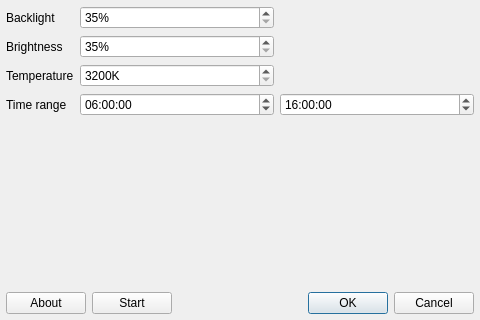
<?xml version="1.0" encoding="UTF-8"?>
<ui version="4.0">
 <class>Qtilities::MainDialog</class>
 <widget class="QDialog" name="Qtilities::MainDialog">
  <property name="geometry">
   <rect>
    <x>0</x>
    <y>0</y>
    <width>480</width>
    <height>320</height>
   </rect>
  </property>
  <layout class="QVBoxLayout" name="layout">
   <property name="sizeConstraint">
    <enum>QLayout::SetNoConstraint</enum>
   </property>
   <property name="leftMargin">
    <number>6</number>
   </property>
   <property name="topMargin">
    <number>6</number>
   </property>
   <property name="rightMargin">
    <number>6</number>
   </property>
   <property name="bottomMargin">
    <number>6</number>
   </property>
   <item>
    <layout class="QGridLayout" name="layControls">
     <property name="sizeConstraint">
      <enum>QLayout::SetNoConstraint</enum>
     </property>
     <item row="1" column="1">
      <widget class="QSpinBox" name="sbxBright">
       <property name="suffix">
        <string notr="true">%</string>
       </property>
       <property name="minimum">
        <number>35</number>
       </property>
       <property name="maximum">
        <number>100</number>
       </property>
      </widget>
     </item>
     <item row="1" column="0">
      <widget class="QLabel" name="lblBright">
       <property name="text">
        <string>Brightness</string>
       </property>
      </widget>
     </item>
     <item row="5" column="0">
      <widget class="QLabel" name="lblTime">
       <property name="text">
        <string>Time range</string>
       </property>
      </widget>
     </item>
     <item row="2" column="1">
      <widget class="QSpinBox" name="sbxTemp">
       <property name="suffix">
        <string notr="true">K</string>
       </property>
       <property name="minimum">
        <number>3200</number>
       </property>
       <property name="maximum">
        <number>6500</number>
       </property>
      </widget>
     </item>
     <item row="0" column="0">
      <widget class="QLabel" name="lblBacklight">
       <property name="text">
        <string>Backlight</string>
       </property>
      </widget>
     </item>
     <item row="0" column="1">
      <widget class="QSpinBox" name="sbxBacklight">
       <property name="suffix">
        <string notr="true">%</string>
       </property>
       <property name="minimum">
        <number>35</number>
       </property>
       <property name="maximum">
        <number>100</number>
       </property>
      </widget>
     </item>
     <item row="2" column="0">
      <widget class="QLabel" name="lblTemp">
       <property name="text">
        <string>Temperature</string>
       </property>
      </widget>
     </item>
     <item row="5" column="2">
      <widget class="QTimeEdit" name="timeEnd">
       <property name="sizePolicy">
        <sizepolicy hsizetype="Expanding" vsizetype="Fixed">
         <horstretch>0</horstretch>
         <verstretch>0</verstretch>
        </sizepolicy>
       </property>
       <property name="time">
        <time>
         <hour>16</hour>
         <minute>0</minute>
         <second>0</second>
        </time>
       </property>
      </widget>
     </item>
     <item row="5" column="1">
      <widget class="QTimeEdit" name="timeStart">
       <property name="sizePolicy">
        <sizepolicy hsizetype="Expanding" vsizetype="Fixed">
         <horstretch>0</horstretch>
         <verstretch>0</verstretch>
        </sizepolicy>
       </property>
       <property name="time">
        <time>
         <hour>6</hour>
         <minute>0</minute>
         <second>0</second>
        </time>
       </property>
      </widget>
     </item>
    </layout>
   </item>
   <item>
    <layout class="QGridLayout" name="layBtnStartStop">
     <property name="sizeConstraint">
      <enum>QLayout::SetNoConstraint</enum>
     </property>
    </layout>
   </item>
   <item>
    <spacer name="vspColors">
     <property name="orientation">
      <enum>Qt::Vertical</enum>
     </property>
     <property name="sizeHint" stdset="0">
      <size>
       <width>20</width>
       <height>40</height>
      </size>
     </property>
    </spacer>
   </item>
   <item>
    <layout class="QHBoxLayout" name="horizontalLayout">
     <property name="topMargin">
      <number>12</number>
     </property>
     <item>
      <widget class="QPushButton" name="pbnAbout">
       <property name="text">
        <string>About</string>
       </property>
       <property name="icon">
        <iconset theme="help-about"/>
       </property>
       <property name="autoDefault">
        <bool>false</bool>
       </property>
      </widget>
     </item>
     <item>
      <widget class="QPushButton" name="pbnStartStop">
       <property name="text">
        <string>Start</string>
       </property>
       <property name="icon">
        <iconset theme="media-playback-start"/>
       </property>
       <property name="autoDefault">
        <bool>false</bool>
       </property>
      </widget>
     </item>
     <item>
      <widget class="QDialogButtonBox" name="buttonBox">
       <property name="sizePolicy">
        <sizepolicy hsizetype="Expanding" vsizetype="Preferred">
         <horstretch>0</horstretch>
         <verstretch>0</verstretch>
        </sizepolicy>
       </property>
       <property name="orientation">
        <enum>Qt::Horizontal</enum>
       </property>
       <property name="standardButtons">
        <set>QDialogButtonBox::Cancel|QDialogButtonBox::Ok</set>
       </property>
      </widget>
     </item>
    </layout>
   </item>
  </layout>
 </widget>
 <tabstops>
  <tabstop>sbxBacklight</tabstop>
  <tabstop>sbxBright</tabstop>
  <tabstop>sbxTemp</tabstop>
  <tabstop>timeStart</tabstop>
  <tabstop>timeEnd</tabstop>
 </tabstops>
 <resources/>
 <connections/>
</ui>
